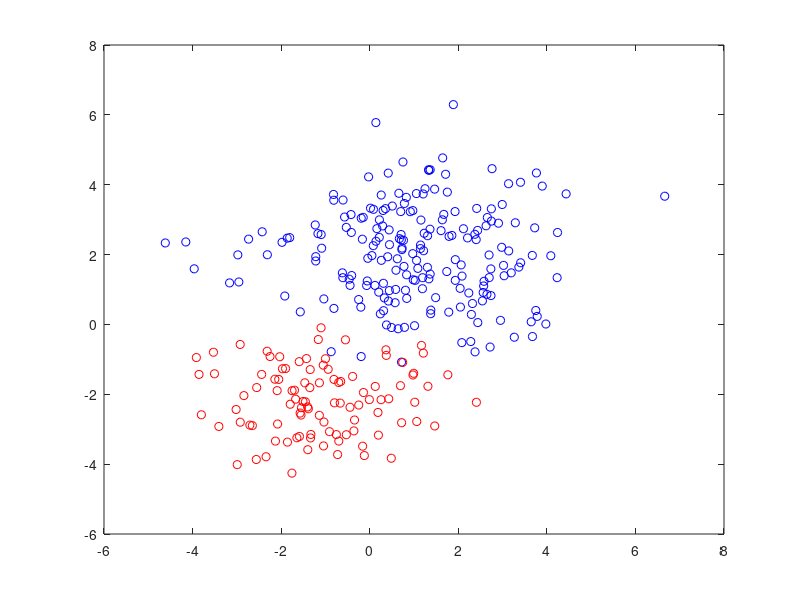

This figure's MATLAB source: (Note: this script raises an error after producing the figure.)

%%======================================================
%% STEP 1a: Generate data from two 2D distributions.

mu1 = [1 2];       % Mean
sigma1 = [ 3 .2;   .2  2];  % Covariance matrix
        
m1 = 200;          % Number of data points.

mu2 = [-1 -2];
sigma2 = [2 0; 0 1];
m2 = 100;

% Generate sample points with the specified means and covariance matrices.
R1 = chol(sigma1);
X1 = randn(m1, 2) * R1;
X1 = X1 + repmat(mu1, size(X1, 1), 1);

R2 = chol(sigma2);
X2 = randn(m2, 2) * R2;
X2 = X2 + repmat(mu2, size(X2, 1), 1);

X = [X1; X2];

%%=====================================================
%% STEP 1b: Plot the data points and their pdfs.

figure(1);

% Display a scatter plot of the two distributions.
hold off;
plot(X1(:, 1), X1(:, 2), 'bo');
hold on;
plot(X2(:, 1), X2(:, 2), 'ro');

set(gcf,'color','white') % White background for the figure.

% First, create a [10,000 x 2] matrix 'gridX' of coordinates representing
% the input values over the grid.
gridSize = 100;
u = linspace(-6, 6, gridSize);
[A B] = meshgrid(u, u);
gridX = [A(:), B(:)];

% Calculate the Gaussian response for every value in the grid.
z1 = gaussianND(gridX, mu1, sigma1);
z2 = gaussianND(gridX, mu2, sigma2);

% Reshape the responses back into a 2D grid to be plotted with contour.
Z1 = reshape(z1, gridSize, gridSize);
Z2 = reshape(z2, gridSize, gridSize);

% Plot the contour lines to show the pdf over the data.
[C, h] = contour(u, u, Z1);
[C, h] = contour(u, u, Z2);

axis([-6 6 -6 6])
title('Original Data and PDFs');

%set(h,'ShowText','on','TextStep',get(h,'LevelStep')*2);


%%====================================================
%% STEP 2: Choose initial values for the parameters.

% Set 'm' to the number of data points.
m = size(X, 1);

k = 2;  % The number of clusters.
n = 2;  % The vector lengths.

% Randomly select k data points to serve as the initial means.
indeces = randperm(m);
mu = X(indeces(1:k), :);

sigma = [];

% Use the overal covariance of the dataset as the initial variance for each cluster.
for (j = 1 : k)
    sigma{j} = cov(X);
end

% Assign equal prior probabilities to each cluster.
phi = ones(1, k) * (1 / k);

%%===================================================
%% STEP 3: Run Expectation Maximization

% Matrix to hold the probability that each data point belongs to each cluster.
% One row per data point, one column per cluster.
W = zeros(m, k);

% Loop until convergence.
for (iter = 1:1000)
    
    fprintf('  EM Iteration %d\n', iter);

    %%===============================================
    %% STEP 3a: Expectation
    %
    % Calculate the probability for each data point for each distribution.
    
    % Matrix to hold the pdf value for each every data point for every cluster.
    % One row per data point, one column per cluster.
    pdf = zeros(m, k);
    
    % For each cluster...
    for (j = 1 : k)
        
        % Evaluate the Gaussian for all data points for cluster 'j'.
        pdf(:, j) = gaussianND(X, mu(j, :), sigma{j});
    end
    
    % Multiply each pdf value by the prior probability for cluster.
    %    pdf  [m  x  k]
    %    phi  [1  x  k]   
    %  pdf_w  [m  x  k]
    pdf_w = bsxfun(@times, pdf, phi);
    
    % Divide the weighted probabilities by the sum of weighted probabilities for each cluster.
    %   sum(pdf_w, 2) -- sum over the clusters.
    W = bsxfun(@rdivide, pdf_w, sum(pdf_w, 2));
    
    %%===============================================
    %% STEP 3b: Maximization
    %%
    %% Calculate the probability for each data point for each distribution.

    % Store the previous means.
    prevMu = mu;    
    
    % For each of the clusters...
    for (j = 1 : k)
    
        % Calculate the prior probability for cluster 'j'.
        phi(j) = mean(W(:, j), 1);
        
        % Calculate the new mean for cluster 'j' by taking the weighted
        % average of all data points.
        mu(j, :) = weightedAverage(W(:, j), X);

        % Calculate the covariance matrix for cluster 'j' by taking the 
        % weighted average of the covariance for each training example. 
        
        sigma_k = zeros(n, n);
        
        % Subtract the cluster mean from all data points.
        Xm = bsxfun(@minus, X, mu(j, :));
        
        % Calculate the contribution of each training example to the covariance matrix.
        for (i = 1 : m)
            sigma_k = sigma_k + (W(i, j) .* (Xm(i, :)' * Xm(i, :)));
        end
        
        % Divide by the sum of weights.
        sigma{j} = sigma_k ./ sum(W(:, j));
    end
    
    % Check for convergence.
    if (mu == prevMu)
        break
    end
            
% End of Expectation Maximization    
end

%%=====================================================
%% STEP 4: Plot the data points and their estimated pdfs.

% Display a scatter plot of the two distributions.
figure(2);
hold off;
plot(X1(:, 1), X1(:, 2), 'bo');
hold on;
plot(X2(:, 1), X2(:, 2), 'ro');

set(gcf,'color','white') % White background for the figure.

plot(mu1(1), mu1(2), 'kx');
plot(mu2(1), mu2(2), 'kx');

% First, create a [10,000 x 2] matrix 'gridX' of coordinates representing
% the input values over the grid.
gridSize = 100;
u = linspace(-6, 6, gridSize);
[A B] = meshgrid(u, u);
gridX = [A(:), B(:)];

% Calculate the Gaussian response for every value in the grid.
z1 = gaussianND(gridX, mu(1, :), sigma{1});
z2 = gaussianND(gridX, mu(2, :), sigma{2});

% Reshape the responses back into a 2D grid to be plotted with contour.
Z1 = reshape(z1, gridSize, gridSize);
Z2 = reshape(z2, gridSize, gridSize);

% Plot the contour lines to show the pdf over the data.
[C, h] = contour(u, u, Z1);
[C, h] = contour(u, u, Z2);
axis([-6 6 -6 6])

title('Original Data and Estimated PDFs');